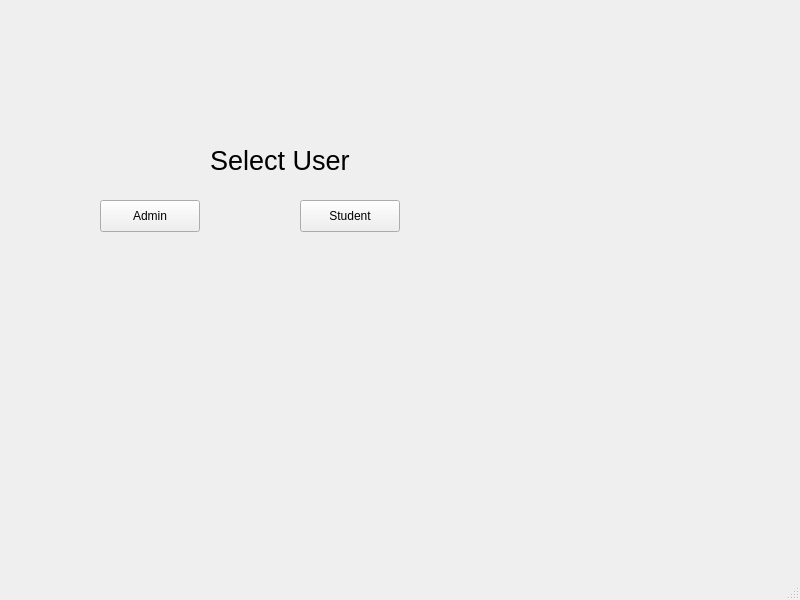
<?xml version="1.0" encoding="UTF-8"?>
<ui version="4.0">
 <class>MainWindow</class>
 <widget class="QMainWindow" name="MainWindow">
  <property name="geometry">
   <rect>
    <x>0</x>
    <y>0</y>
    <width>800</width>
    <height>600</height>
   </rect>
  </property>
  <property name="windowTitle">
   <string>MainWindow</string>
  </property>
  <widget class="QWidget" name="centralwidget">
   <widget class="QPushButton" name="admin_push_button">
    <property name="geometry">
     <rect>
      <x>100</x>
      <y>200</y>
      <width>100</width>
      <height>32</height>
     </rect>
    </property>
    <property name="text">
     <string>Admin</string>
    </property>
   </widget>
   <widget class="QPushButton" name="student_push_button">
    <property name="geometry">
     <rect>
      <x>300</x>
      <y>200</y>
      <width>100</width>
      <height>32</height>
     </rect>
    </property>
    <property name="text">
     <string>Student</string>
    </property>
   </widget>
   <widget class="QLabel" name="label">
    <property name="geometry">
     <rect>
      <x>210</x>
      <y>150</y>
      <width>151</width>
      <height>21</height>
     </rect>
    </property>
    <property name="font">
     <font>
      <pointsize>20</pointsize>
     </font>
    </property>
    <property name="text">
     <string>Select User</string>
    </property>
   </widget>
  </widget>
  <widget class="QMenuBar" name="menubar">
   <property name="geometry">
    <rect>
     <x>0</x>
     <y>0</y>
     <width>800</width>
     <height>24</height>
    </rect>
   </property>
  </widget>
  <widget class="QStatusBar" name="statusbar"/>
 </widget>
 <resources/>
 <connections/>
</ui>
